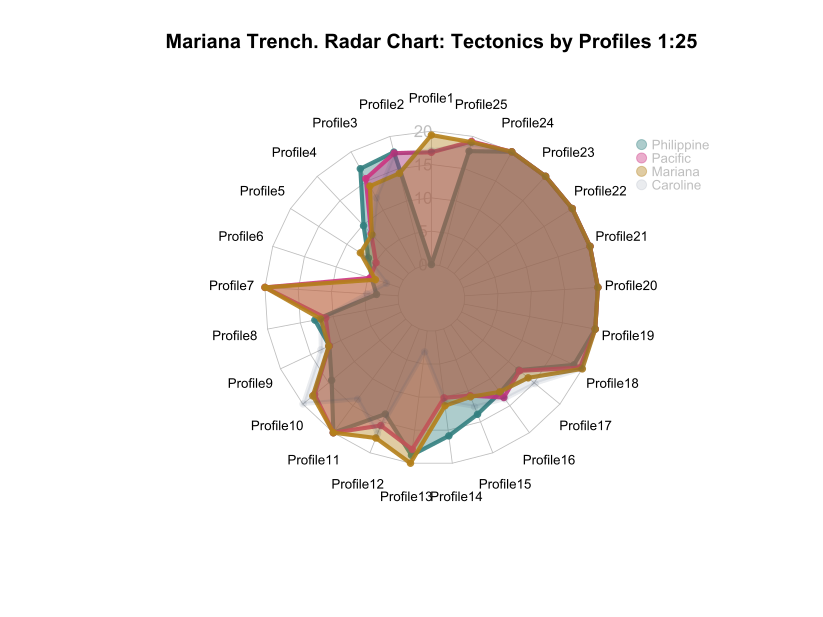

Recreate this plot in R.
# Radar Chart install.packages("fmsb")
# PART-1. Create dataframe 
	# step-1. Read table. Delete NA values
MDepths <- read.csv("Morphology.csv", header=TRUE, sep = ",")
MDF <- na.omit(MDepths) 
row.has.na <- apply(MDF, 1, function(x){any(is.na(x))}) 
sum(row.has.na) 
head(MDF)
	# step-2. Merge group categories by classes
MDFt = melt(setDT(MDF), measure = patterns("^plate"), value.name = c("tectonics"))
head(MDFt)
levels(MDFt$variable) = c("Philippine" , "Pacific", "Mariana", "Caroline")
Plates<- c("Philippine" , "Pacific", "Mariana", "Caroline")

# PART-2. Radar Chart.
library(fmsb)
set.seed(25) 
    # step-3. Create mini-set of 2 values.
radardataM =as.data.frame(matrix(MDFt$tectonics, ncol=25, nrow=4))
#	radardataM <- as.data.frame(MDFt$tectonics, MDFt$profile, MDFt$variable)
colnames(radardataM)<- c(paste("Profile", seq(1:25), sep=""))
rownames(radardataM)<- c("Philippine", "Pacific", "Mariana", "Caroline")
	# step-4. add 2 lines to the dataframe: max-min of each topic
radardataM <- rbind(rep(0, 25) , rep(518, 25) , radardataM)
 	# step-5. The default radar chart proposed by the library:
radarchart(radardataM)

    # step-6. Custom the radarChart
# Plot 2: Same plot with custom features 
colors_border=c(rgb(0.2,0.5,0.5,0.9), rgb(0.8,0.2,0.5,0.9), rgb(0.7,0.5,0.1,0.9), rgb(0.2,0.7,0.4,0.9))
colors_in=c(rgb(0.2,0.5,0.5,0.1), rgb(0.8,0.2,0.5,0.1), rgb(0.7,0.5,0.1,0.1), rgb(0.2,0.7,0.4,0.1))
radarchart( radardataM  , axistype=1 ,     #custom polygon
		pcol=colors_border , pfcol=colors_in , plwd=4 , plty=1,        
		cglcol="grey", cglty=1, axislabcol="grey", caxislabels=seq(0,20,5), cglwd=0.8, #custom grid	    
		vlcex=0.8 , #custom labels 
title ="Mariana Trench. \nRadar Chart: Tectonics by Profiles 1:25", cex=0.7)
legend(x=1.2, y=1.0, legend = rownames(radardataM[-c(1,2),]),
		bty = "n", pch=20 , col=colors_in , text.col = "grey", cex = 0.8, pt.cex = 2)	
		
# step-7 вариант со штриховкой
radarchart(radardataM, axistype=2, pcol=topo.colors(4), plty=1, pdensity=c(10, 10, 10, 10),   pangle=c(10, 45, 90, 120), pfcol=topo.colors(4), title ="Mariana Trench. \nRadar Chart: Tectonics by Profiles 1:25", cex=0.7)
legend(x=1.2, y=1.0, legend = rownames(radardataM[-c(1,2),]),
		bty = "n", pch=20 , col=topo.colors(4), text.col = "grey", cex = 0.8, pt.cex = 2)
